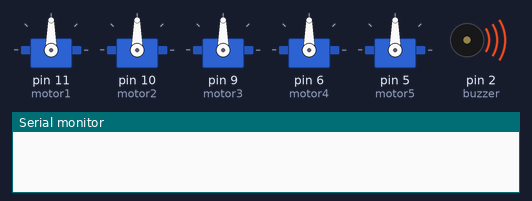
The sketch below on a simulated Arduino Uno, built with avr-gcc and run on an emulated ATmega328P. On the bench: 5 × servo, buzzer (waves = sounding, pin HIGH), the last lines printed to the serial monitor.

Above: at 0.1 s.
At 1.2 s:
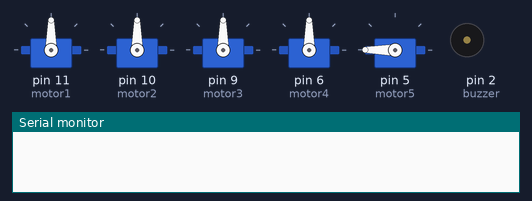
At 6.1 s:
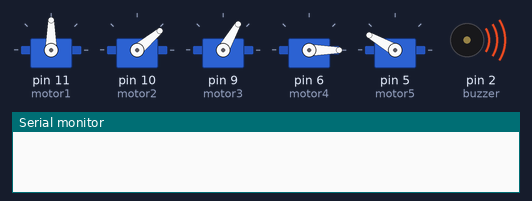
At 6.9 s:
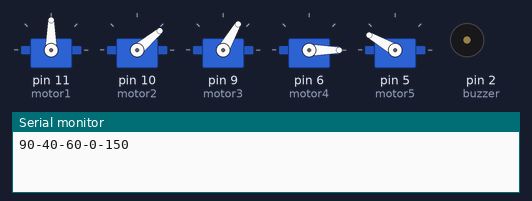
Timing chart, 0 to 8.4 s (numbered marks = the images above):
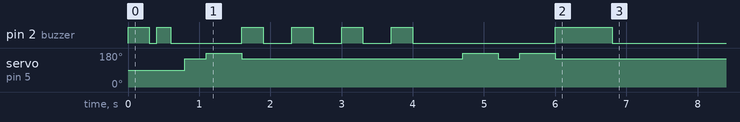

The sketch:

robotic_arm2.ino
```cpp
#include <Servo.h>

#define buzzer 2
#define buton_1 12
#define buton_2 13

Servo motor1;
Servo motor2;
Servo motor3;
Servo motor4;
Servo motor5;

int value1;
int value2;
int value3;
int value4;
int value5;

int hiz=4;

void setup() {

  motor1.attach(11);
  motor2.attach(10);
  motor3.attach(9);
  motor4.attach(6);
  motor5.attach(5);

  pinMode(buzzer,OUTPUT);
  pinMode(buton_1,INPUT);
  pinMode(buton_2,INPUT);

  Serial.begin(9600);
  Acilis_sesi();
  Baslangic_konumlari();
  motorlari_oku();

}

void loop() {


}

void Acilis_sesi(){
  digitalWrite(buzzer,HIGH);
  delay(300);
  digitalWrite(buzzer,LOW);
  delay(100);
  digitalWrite(buzzer,HIGH);
  delay(200);
  digitalWrite(buzzer,LOW);
  delay(200);
}

void Baslangic_konumlari(){
  //motor1.write(90);
  //motor2.write(40);
  //motor3.write(60);
  //motor4.write(0);

  motor5.write(150);
  delay(300);
  motor5.write(180);
  delay(500);
  motor5.write(150);

  digitalWrite(buzzer,HIGH);
  delay(300);
  digitalWrite(buzzer,LOW);
  delay(400);

  motor2.write(40);

  digitalWrite(buzzer,HIGH);
  delay(300);
  digitalWrite(buzzer,LOW);
  delay(400);

  motor3.write(60);

  digitalWrite(buzzer,HIGH);
  delay(300);
  digitalWrite(buzzer,LOW);
  delay(400);

  motor4.write(0);

  digitalWrite(buzzer,HIGH);
  delay(300);
  digitalWrite(buzzer,LOW);
  delay(400);

  motor5.write(150);
  delay(300);
  motor5.write(180);
  delay(500);
  motor5.write(150);
  delay(300);
  motor5.write(180);
  delay(500);
  motor5.write(150);

  digitalWrite(buzzer,HIGH);
  delay(800);
  digitalWrite(buzzer,LOW);
}

void motorlari_oku(){
  value1 = motor1.read();
  value2 = motor2.read();
  value3 = motor3.read();
  value4 = motor4.read();
  value5 = motor5.read();
  Serial.print(value1);
  Serial.print("-");
  Serial.print(value2);
  Serial.print("-");
  Serial.print(value3);
  Serial.print("-");
  Serial.print(value4);
  Serial.print("-");
  Serial.print(value5);
  Serial.println(" ");
  delay(400);
}
```
